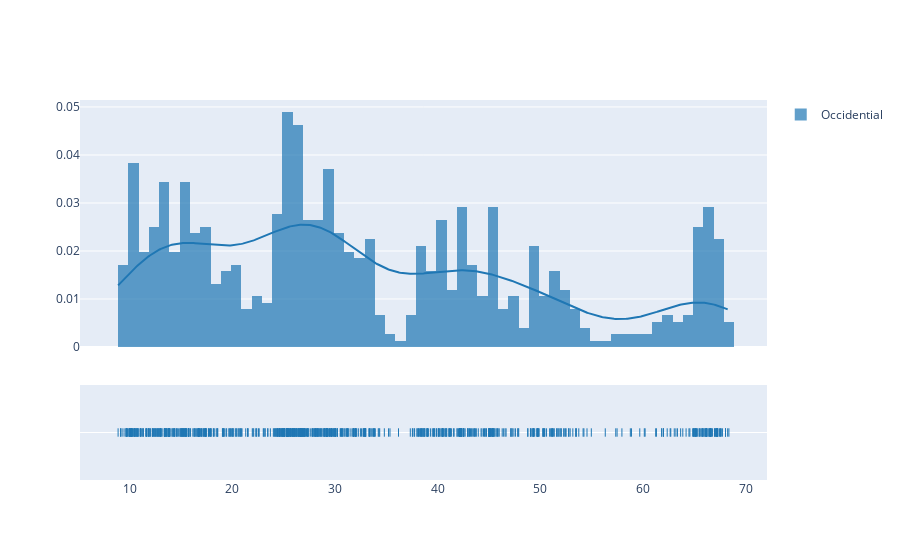

The notebook cell this image was saved under:
### Code cell
df_occidential_close = df_occidential[['occidential']]
occidential_list = np.array(df_occidential['occidential'], dtype=float)
hist_data = [occidential_list]
group_labels=['Occidential']
occidential_dist = ff.create_distplot(hist_data, group_labels)
occidential_dist.show()

### Figure 1 — Plotly figure (JSON) as saved in the notebook; plotly's stock layout.template omitted (floating-point values rounded to 4 significant figures; data arrays with more than 128 entries replaced by an {"elided": "..."} marker saying what was removed)
{"data": [{"autobinx": false, "histnorm": "probability density", "legendgroup": "Occidential", "marker": {"color": "rgb(31, 119, 180)"}, "name": "Occidential", "opacity": 0.7, "type": "histogram", "x": {"elided": "757 float values"}, "xaxis": "x", "xbins": {"end": 68.37, "size": 1, "start": 8.88}, "yaxis": "y"}, {"legendgroup": "Occidential", "marker": {"color": "rgb(31, 119, 180)"}, "mode": "lines", "name": "Occidential", "showlegend": false, "type": "scatter", "x": {"elided": "500 float values"}, "xaxis": "x", "y": {"elided": "500 float values"}, "yaxis": "y"}, {"legendgroup": "Occidential", "marker": {"color": "rgb(31, 119, 180)", "symbol": "line-ns-open"}, "mode": "markers", "name": "Occidential", "showlegend": false, "type": "scatter", "x": {"elided": "757 float values"}, "xaxis": "x", "y": {"elided": "757 str values"}, "yaxis": "y2"}], "layout": {"barmode": "overlay", "hovermode": "closest", "legend": {"traceorder": "reversed"}, "xaxis": {"anchor": "y2", "domain": [0, 1], "zeroline": false}, "yaxis": {"anchor": "free", "domain": [0.35, 1], "position": 0}, "yaxis2": {"anchor": "x", "domain": [0, 0.25], "dtick": 1, "showticklabels": false}}}
